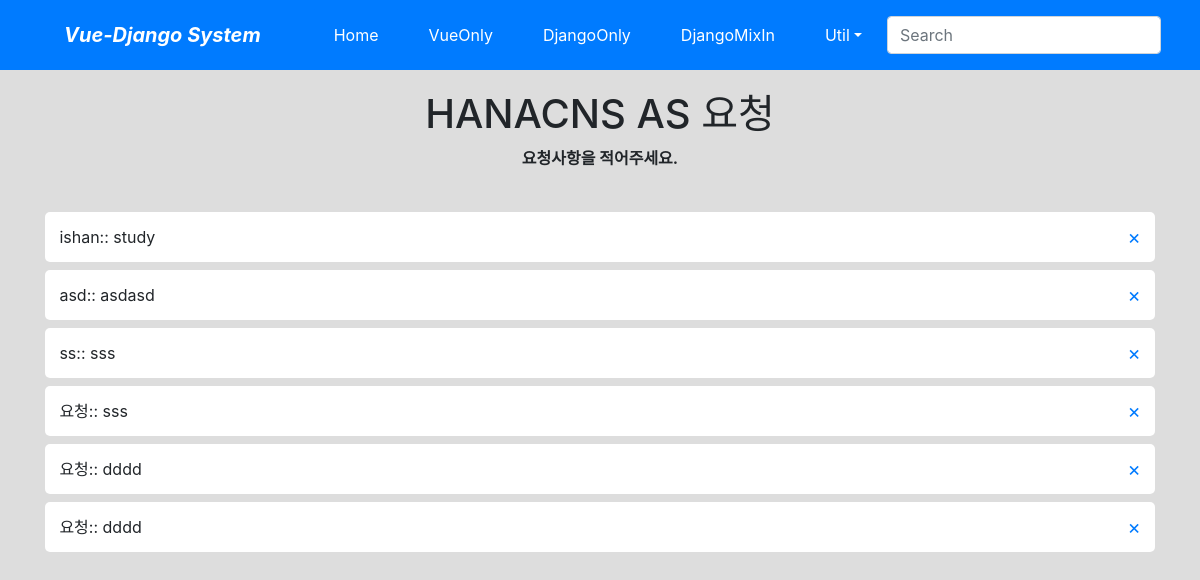
The app's page /todo/list/, older data.
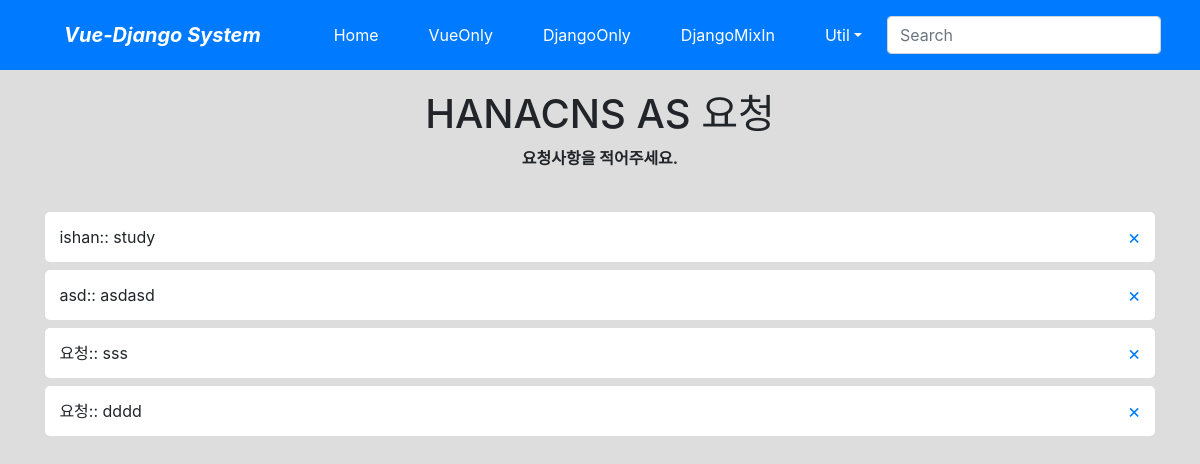
The same page, newer data.
### todo/models.py (models this page shows, shortened)
class Todo(models.Model):
    name = models.CharField('NAME', max_length=5, blank=True)
    todo = models.CharField('TODO', max_length=50)

### todo/views.py (the view)
# urls.py: path('list/', views.TodoLV.as_view(), name='list'),
class TodoLV(ListView):
    model = Todo
    template_name = 'todo/todo_list.html'

### todo/templates/todo/todo_list.html (shortened to what this page needs)
{% extends 'base.html' %}
{% block content %}
    <div id='app'>
        <h1>HANACNS AS 요청</h1>
        <strong>요청사항을 적어주세요.</strong>
        <br>
        <br>
        <ul class="todoList">
            {% for todo in object_list %}
            <li>
                <span>{{ todo.name }}:: {{ todo.todo }}</span>
                <span class="removeBtn"> <a href="{% url 'todo:delete' todo.id %}"> &#x00D7</a></span>
            </li>
            {% endfor %}
        </ul>
    </div>
{% endblock %}

### templates/base.html (shortened to what this page needs)
{% load static %}
<!DOCTYPE html>
<html lang="ko">
<head>
    <link rel="stylesheet" href="https://stackpath.bootstrapcdn.com/bootstrap/4.3.1/css/bootstrap.min.css">
    <link rel="stylesheet" href="https://use.fontawesome.com/releases/v5.7.2/css/all.css">
</head>
<body style="padding-top:90px;">
<nav class="navbar navbar-expand-sm navbar-dark bg-primary fixed-top">
    <span class="navbar-brand mx-5 mb-0 font-weight-bold font-italic">Vue-Django System</span>
    <div class="collapse navbar-collapse" id="navbarNav">
        <ul class="navbar-nav mr-auto">
            <li class="nav-item mx-1 btn btn-primary">
                <a class="nav-link text-white" href="{% url 'home' %}">Home</a></li>
            <li class="nav-item mx-1 btn btn-primary">
                <a class="nav-link text-white" href="{% url 'todo:vonly' %}">VueOnly</a></li>
            <li class="nav-item mx-1 btn btn-primary">
                <a class="nav-link text-white" href="{% url 'todo:create' %}">DjangoOnly</a></li>
            <li class="nav-item mx-1 btn btn-primary">
                            <a class="nav-link text-white" href="{% url 'todo:mixin' %}">DjangoMixIn</a></li>
            <li class="nav-item dropdown mx-1 btn btn-primary">
                <a class="nav-link dropdown-toggle text-white" href="#" data-toggle="dropdown">Util</a>
            </li>
        </ul>
        <form class="form-inline my-2">
            <input class="form-control mr-sm-2" type="search" placeholder="Search">
        </form>
    </div>
</nav>
<div class="container">
    {% block content %}{% endblock %}
</div>
</body>
</html>

### todo/templates/todo/todo_list.html (style rules this page uses)
body { text-align: center; background-color: #ddd; }
.todoList { list-style: none; padding: 10px 0; text-align: left; }
.todoList li { display: flex; height: 50px; line-height: 50px; margin: 0.5rem 0; padding: 0 0.9rem; background: white; border-radius: 5px; }
.removeBtn { margin-left: auto; font-size: 20px; }

Row changes from the older to the newer data that the page shows:
removed Todo: name "ss", todo "sss"
removed Todo: name "요청", todo "dddd"
